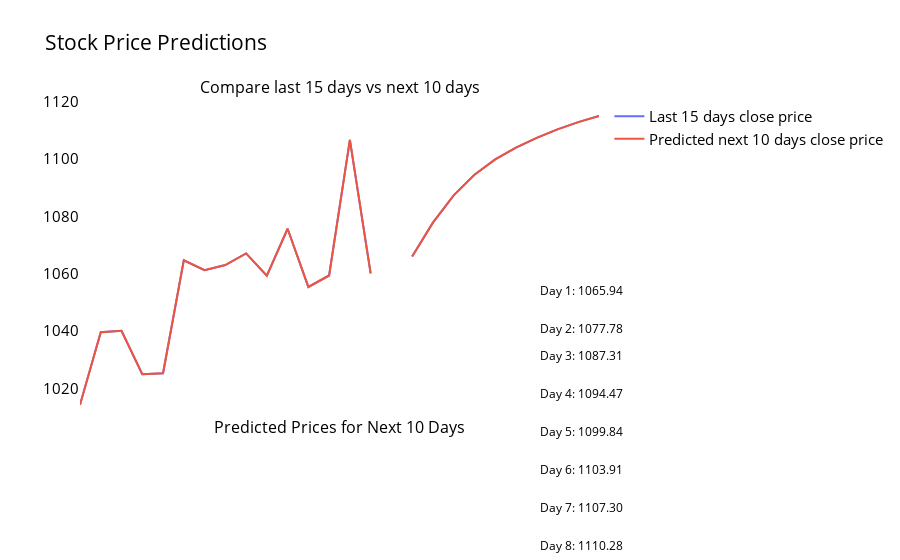

Here is the notebook cell this chart was saved with:
### Code cell
import pandas as pd
import numpy as np
from itertools import cycle
import plotly.graph_objects as go
from plotly.subplots import make_subplots

# Your Data Preparation Code
last_days = np.arange(1, time_step+1)
day_pred = np.arange(time_step+1, time_step+pred_days+1)

temp_mat = np.empty((len(last_days)+pred_days+1, 1))
temp_mat[:] = np.nan
temp_mat = temp_mat.reshape(1, -1).tolist()[0]

last_original_days_value = temp_mat
next_predicted_days_value = temp_mat

last_original_days_value[0:time_step+1] = scaler.inverse_transform(closedf[len(closedf)-time_step:]).reshape(1, -1).tolist()[0]
next_predicted_days_value[time_step+1:] = scaler.inverse_transform(np.array(lst_output).reshape(-1, 1)).reshape(1, -1).tolist()[0]

new_pred_plot = pd.DataFrame({
    'last_original_days_value': last_original_days_value,
    'next_predicted_days_value': next_predicted_days_value
})

# Creating subplot with 2 rows
fig = make_subplots(rows=2, cols=1, shared_xaxes=True,
                    vertical_spacing=0.05,
                    row_heights=[0.8, 0.1],
                    subplot_titles=('Compare last 15 days vs next 10 days', 'Predicted Prices for Next 10 Days'))

# Adding traces for actual and predicted stock prices
fig.add_trace(go.Scatter(x=new_pred_plot.index, y=new_pred_plot['last_original_days_value'], name='Last 15 days close price'),
              row=1, col=1)
fig.add_trace(go.Scatter(x=new_pred_plot.index, y=new_pred_plot['next_predicted_days_value'], name='Predicted next 10 days close price'),
              row=1, col=1)

# Annotations for predicted prices in the bottom part
y_pos = 0.5  # Starting y-position
y_step = 1.0 / len(next_predicted_days_value[time_step+1:])  # Determine the step for each annotation

for i, price in enumerate(next_predicted_days_value[time_step+1:]):
    fig.add_annotation(dict(font=dict(color="black",size=12),
                            x=1.05,
                            y=y_pos,
                            showarrow=False,
                            text=f"Day {i+1}: {price:.2f}",
                            textangle=0,
                            xref="paper",
                            yref="paper"
                           ))
    y_pos -= y_step  # Move the y-position for the next annotation

fig.update_layout(title_text='Stock Price Predictions',
                  plot_bgcolor='white', font_size=15, font_color='black')

fig.update_xaxes(showgrid=False, row=1, col=1)
fig.update_yaxes(showgrid=False, row=1, col=1)
fig.update_yaxes(showgrid=False, showticklabels=False, zeroline=False, row=2, col=1)

fig.show()

### Figure 1 — Plotly figure (JSON) as saved in the notebook; plotly's stock layout.template omitted (floating-point values rounded to 4 significant figures)
{"data": [{"name": "Last 15 days close price", "type": "scatter", "x": [0, 1, 2, 3, 4, 5, 6, 7, 8, 9, 10, 11, 12, 13, 14, 15, 16, 17, 18, 19, 20, 21, 22, 23, 24, 25], "xaxis": "x", "y": [1014.0, 1040.0, 1040.0, 1025.0, 1025.0, 1065.0, 1061.0, 1063, 1067.0, 1059.0, 1076.0, 1055.0, 1059.0, 1107.0, 1060.0, null, 1066.0, 1078.0, 1087.0, 1094.0, 1100.0, 1104.0, 1107.0, 1110.0, 1113.0, 1115.0], "yaxis": "y"}, {"name": "Predicted next 10 days close price", "type": "scatter", "x": [0, 1, 2, 3, 4, 5, 6, 7, 8, 9, 10, 11, 12, 13, 14, 15, 16, 17, 18, 19, 20, 21, 22, 23, 24, 25], "xaxis": "x", "y": [1014.0, 1040.0, 1040.0, 1025.0, 1025.0, 1065.0, 1061.0, 1063, 1067.0, 1059.0, 1076.0, 1055.0, 1059.0, 1107.0, 1060.0, null, 1066.0, 1078.0, 1087.0, 1094.0, 1100.0, 1104.0, 1107.0, 1110.0, 1113.0, 1115.0], "yaxis": "y"}], "layout": {"annotations": [{"font": {"size": 16}, "showarrow": false, "text": "Compare last 15 days vs next 10 days", "x": 0.5, "xanchor": "center", "xref": "paper", "y": 1, "yanchor": "bottom", "yref": "paper"}, {"font": {"size": 16}, "showarrow": false, "text": "Predicted Prices for Next 10 Days", "x": 0.5, "xanchor": "center", "xref": "paper", "y": 0.1056, "yanchor": "bottom", "yref": "paper"}, {"font": {"color": "black", "size": 12}, "showarrow": false, "text": "Day 1: 1065.94", "textangle": 0, "x": 1.05, "xref": "paper", "y": 0.5, "yref": "paper"}, {"font": {"color": "black", "size": 12}, "showarrow": false, "text": "Day 2: 1077.78", "textangle": 0, "x": 1.05, "xref": "paper", "y": 0.4, "yref": "paper"}, {"font": {"color": "black", "size": 12}, "showarrow": false, "text": "Day 3: 1087.31", "textangle": 0, "x": 1.05, "xref": "paper", "y": 0.3, "yref": "paper"}, {"font": {"color": "black", "size": 12}, "showarrow": false, "text": "Day 4: 1094.47", "textangle": 0, "x": 1.05, "xref": "paper", "y": 0.2, "yref": "paper"}, {"font": {"color": "black", "size": 12}, "showarrow": false, "text": "Day 5: 1099.84", "textangle": 0, "x": 1.05, "xref": "paper", "y": 0.1, "yref": "paper"}, {"font": {"color": "black", "size": 12}, "showarrow": false, "text": "Day 6: 1103.91", "textangle": 0, "x": 1.05, "xref": "paper", "y": 2.776e-17, "yref": "paper"}, {"font": {"color": "black", "size": 12}, "showarrow": false, "text": "Day 7: 1107.30", "textangle": 0, "x": 1.05, "xref": "paper", "y": -0.1, "yref": "paper"}, {"font": {"color": "black", "size": 12}, "showarrow": false, "text": "Day 8: 1110.28", "textangle": 0, "x": 1.05, "xref": "paper", "y": -0.2, "yref": "paper"}, {"font": {"color": "black", "size": 12}, "showarrow": false, "text": "Day 9: 1112.82", "textangle": 0, "x": 1.05, "xref": "paper", "y": -0.3, "yref": "paper"}, {"font": {"color": "black", "size": 12}, "showarrow": false, "text": "Day 10: 1114.94", "textangle": 0, "x": 1.05, "xref": "paper", "y": -0.4, "yref": "paper"}], "font": {"color": "black", "size": 15}, "plot_bgcolor": "white", "title": {"text": "Stock Price Predictions"}, "xaxis": {"anchor": "y", "domain": [0, 1], "matches": "x2", "showgrid": false, "showticklabels": false}, "xaxis2": {"anchor": "y2", "domain": [0, 1]}, "yaxis": {"anchor": "x", "domain": [0.1556, 1], "showgrid": false}, "yaxis2": {"anchor": "x2", "domain": [0, 0.1056], "showgrid": false, "showticklabels": false, "zeroline": false}}}
